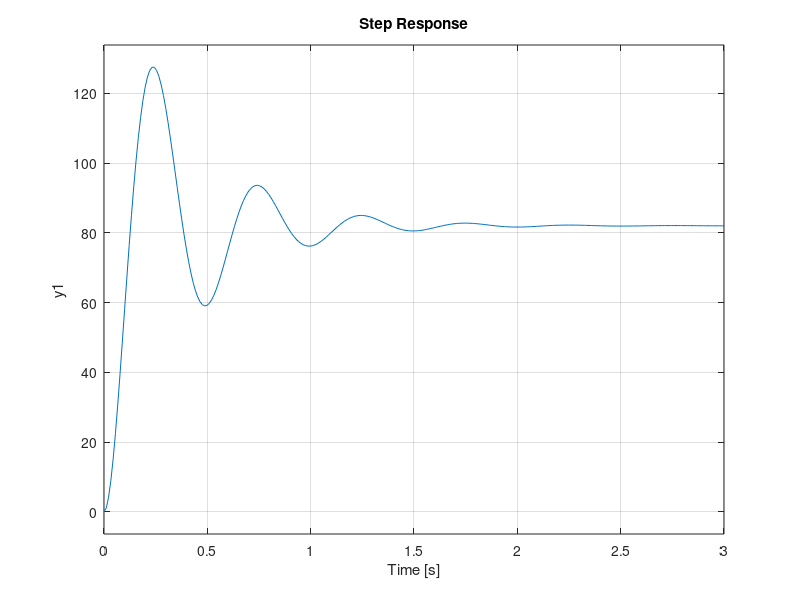

This chart was generated by the following MATLAB code: (Note: this script raises an error after producing the figure.)
% Presenting and simplifying transfer function
% Gc(s)Gp(s) / (1 + Gc(s)Gp(s)H(s))
% where Gp(s) = 45.673 / (s/4.45 + 1)(s/9.35 + 1)
% and H(s) = 1 / (0.05s + 1)
% and Gc(s) is the PI controller
s = tf("s");
Gc = 0.1;
Gp = 45.673 / (((s / 4.45) + 1) * ((s / 9.35) + 1));
H = 1 / (0.05 * s + 1);

Cltf = (Gc * Gp) / (1 + (Gc * Gp * H));
Cltf_simplified = minreal(Cltf);

% Part b: Using a step input of Wref = 100rad/s

step(100 * Cltf_simplified);
step_input_data = stepinfo(100 * Cltf_simplified);

% Part c: Programming the PI controller
Gc = 0.5 + (0.5 * s);
Cltf = (Gc * Gp) / (1 + (Gc * Gp * H));
step(100 * Cltf);
